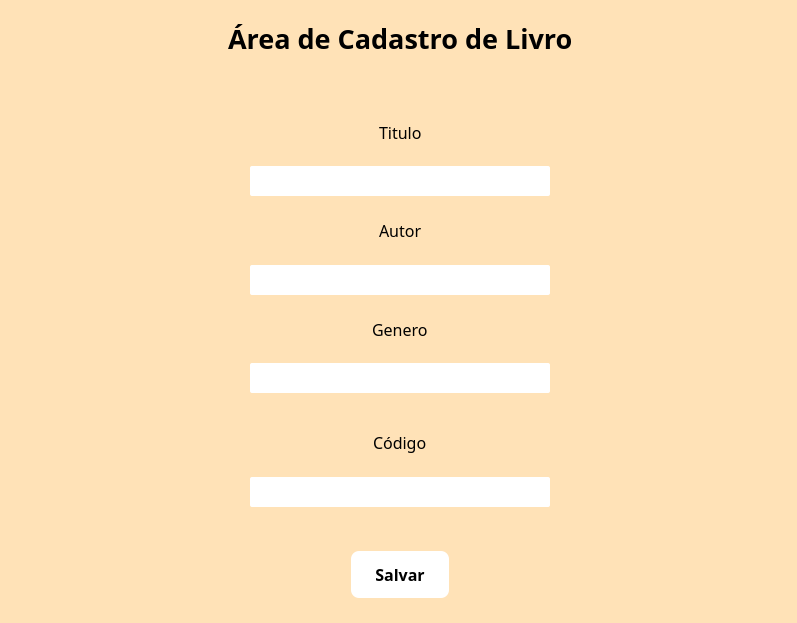
<?xml version="1.0" encoding="UTF-8"?>
<ui version="4.0">
 <class>MainWindow</class>
 <widget class="QMainWindow" name="MainWindow">
  <property name="geometry">
   <rect>
    <x>0</x>
    <y>0</y>
    <width>797</width>
    <height>623</height>
   </rect>
  </property>
  <property name="windowTitle">
   <string>MainWindow</string>
  </property>
  <widget class="QWidget" name="centralwidget">
   <property name="styleSheet">
    <string notr="true">background-color: rgb(255, 226, 183);</string>
   </property>
   <widget class="QWidget" name="verticalLayoutWidget">
    <property name="geometry">
     <rect>
      <x>0</x>
      <y>0</y>
      <width>801</width>
      <height>621</height>
     </rect>
    </property>
    <layout class="QVBoxLayout" name="verticalLayout">
     <item>
      <spacer name="verticalSpacer_2">
       <property name="orientation">
        <enum>Qt::Vertical</enum>
       </property>
       <property name="sizeHint" stdset="0">
        <size>
         <width>20</width>
         <height>40</height>
        </size>
       </property>
      </spacer>
     </item>
     <item>
      <layout class="QHBoxLayout" name="horizontalLayout">
       <item>
        <spacer name="horizontalSpacer">
         <property name="orientation">
          <enum>Qt::Horizontal</enum>
         </property>
         <property name="sizeHint" stdset="0">
          <size>
           <width>40</width>
           <height>20</height>
          </size>
         </property>
        </spacer>
       </item>
       <item>
        <layout class="QVBoxLayout" name="verticalLayout_6">
         <property name="spacing">
          <number>0</number>
         </property>
         <property name="sizeConstraint">
          <enum>QLayout::SetDefaultConstraint</enum>
         </property>
         <property name="leftMargin">
          <number>0</number>
         </property>
         <property name="topMargin">
          <number>0</number>
         </property>
         <item alignment="Qt::AlignHCenter">
          <widget class="QLabel" name="label_16">
           <property name="maximumSize">
            <size>
             <width>16777214</width>
             <height>30</height>
            </size>
           </property>
           <property name="font">
            <font>
             <family>Bonello,regular</family>
             <pointsize>20</pointsize>
             <weight>75</weight>
             <bold>true</bold>
            </font>
           </property>
           <property name="styleSheet">
            <string notr="true">  font-family: 'Bonello', regular;
  font-weight: bold;
  letter-spacing: .2rem;</string>
           </property>
           <property name="inputMethodHints">
            <set>Qt::ImhNone</set>
           </property>
           <property name="text">
            <string>Área de Cadastro de Livro</string>
           </property>
           <property name="scaledContents">
            <bool>false</bool>
           </property>
           <property name="wordWrap">
            <bool>false</bool>
           </property>
          </widget>
         </item>
         <item>
          <spacer name="verticalSpacer_3">
           <property name="orientation">
            <enum>Qt::Vertical</enum>
           </property>
           <property name="sizeHint" stdset="0">
            <size>
             <width>15</width>
             <height>70</height>
            </size>
           </property>
          </spacer>
         </item>
         <item alignment="Qt::AlignHCenter">
          <widget class="QLabel" name="label_17">
           <property name="maximumSize">
            <size>
             <width>16777215</width>
             <height>25</height>
            </size>
           </property>
           <property name="font">
            <font>
             <family>Bonello,regular</family>
             <pointsize>-1</pointsize>
            </font>
           </property>
           <property name="styleSheet">
            <string notr="true">  font-family: 'Bonello', regular;
  font-size: 16px;</string>
           </property>
           <property name="text">
            <string>Titulo</string>
           </property>
          </widget>
         </item>
         <item>
          <spacer name="verticalSpacer_4">
           <property name="orientation">
            <enum>Qt::Vertical</enum>
           </property>
           <property name="sizeHint" stdset="0">
            <size>
             <width>20</width>
             <height>25</height>
            </size>
           </property>
          </spacer>
         </item>
         <item alignment="Qt::AlignHCenter">
          <widget class="QLineEdit" name="inputTitulo">
           <property name="styleSheet">
            <string notr="true">background-color:white;
border-radius: 2px;
border: none;
width:300px;
height: 30px</string>
           </property>
          </widget>
         </item>
         <item>
          <spacer name="verticalSpacer_5">
           <property name="orientation">
            <enum>Qt::Vertical</enum>
           </property>
           <property name="sizeHint" stdset="0">
            <size>
             <width>20</width>
             <height>25</height>
            </size>
           </property>
          </spacer>
         </item>
         <item alignment="Qt::AlignHCenter">
          <widget class="QLabel" name="label_18">
           <property name="maximumSize">
            <size>
             <width>16777215</width>
             <height>25</height>
            </size>
           </property>
           <property name="font">
            <font>
             <family>Bonello,regular</family>
             <pointsize>-1</pointsize>
            </font>
           </property>
           <property name="styleSheet">
            <string notr="true">  font-family: 'Bonello', regular;
  font-size: 16px;</string>
           </property>
           <property name="text">
            <string>Autor</string>
           </property>
          </widget>
         </item>
         <item>
          <spacer name="verticalSpacer_6">
           <property name="orientation">
            <enum>Qt::Vertical</enum>
           </property>
           <property name="sizeHint" stdset="0">
            <size>
             <width>20</width>
             <height>25</height>
            </size>
           </property>
          </spacer>
         </item>
         <item alignment="Qt::AlignHCenter">
          <widget class="QLineEdit" name="lineEdit_2">
           <property name="styleSheet">
            <string notr="true">background-color:white;
border-radius: 2px;
border: none;
width:300px;
height: 30px</string>
           </property>
          </widget>
         </item>
         <item>
          <spacer name="verticalSpacer_7">
           <property name="orientation">
            <enum>Qt::Vertical</enum>
           </property>
           <property name="sizeHint" stdset="0">
            <size>
             <width>20</width>
             <height>25</height>
            </size>
           </property>
          </spacer>
         </item>
         <item alignment="Qt::AlignHCenter">
          <widget class="QLabel" name="label_19">
           <property name="maximumSize">
            <size>
             <width>16777215</width>
             <height>25</height>
            </size>
           </property>
           <property name="font">
            <font>
             <family>Bonello,regular</family>
             <pointsize>-1</pointsize>
            </font>
           </property>
           <property name="styleSheet">
            <string notr="true">  font-family: 'Bonello', regular;
  font-size: 16px;</string>
           </property>
           <property name="text">
            <string>Genero</string>
           </property>
          </widget>
         </item>
         <item>
          <spacer name="verticalSpacer_8">
           <property name="orientation">
            <enum>Qt::Vertical</enum>
           </property>
           <property name="sizeHint" stdset="0">
            <size>
             <width>20</width>
             <height>25</height>
            </size>
           </property>
          </spacer>
         </item>
         <item alignment="Qt::AlignHCenter">
          <widget class="QLineEdit" name="lineEdit_3">
           <property name="styleSheet">
            <string notr="true">background-color:white;
border-radius: 2px;
border: none;
width:300px;
height: 30px</string>
           </property>
          </widget>
         </item>
         <item>
          <spacer name="verticalSpacer_9">
           <property name="orientation">
            <enum>Qt::Vertical</enum>
           </property>
           <property name="sizeHint" stdset="0">
            <size>
             <width>20</width>
             <height>40</height>
            </size>
           </property>
          </spacer>
         </item>
         <item alignment="Qt::AlignHCenter">
          <widget class="QLabel" name="label_20">
           <property name="maximumSize">
            <size>
             <width>16777215</width>
             <height>25</height>
            </size>
           </property>
           <property name="font">
            <font>
             <family>Bonello,regular</family>
             <pointsize>-1</pointsize>
            </font>
           </property>
           <property name="styleSheet">
            <string notr="true">  font-family: 'Bonello', regular;
  font-size: 16px;</string>
           </property>
           <property name="frameShadow">
            <enum>QFrame::Plain</enum>
           </property>
           <property name="lineWidth">
            <number>1</number>
           </property>
           <property name="text">
            <string>Código</string>
           </property>
           <property name="textFormat">
            <enum>Qt::AutoText</enum>
           </property>
           <property name="scaledContents">
            <bool>false</bool>
           </property>
           <property name="alignment">
            <set>Qt::AlignLeading|Qt::AlignLeft|Qt::AlignVCenter</set>
           </property>
           <property name="indent">
            <number>-1</number>
           </property>
          </widget>
         </item>
         <item>
          <spacer name="verticalSpacer_10">
           <property name="orientation">
            <enum>Qt::Vertical</enum>
           </property>
           <property name="sizeHint" stdset="0">
            <size>
             <width>20</width>
             <height>25</height>
            </size>
           </property>
          </spacer>
         </item>
         <item alignment="Qt::AlignHCenter">
          <widget class="QLineEdit" name="lineEdit_4">
           <property name="styleSheet">
            <string notr="true">background-color:white;
border-radius: 2px;
border: none;
width:300px;
height: 30px</string>
           </property>
          </widget>
         </item>
        </layout>
       </item>
       <item>
        <spacer name="horizontalSpacer_2">
         <property name="orientation">
          <enum>Qt::Horizontal</enum>
         </property>
         <property name="sizeHint" stdset="0">
          <size>
           <width>40</width>
           <height>20</height>
          </size>
         </property>
        </spacer>
       </item>
      </layout>
     </item>
     <item>
      <spacer name="verticalSpacer_11">
       <property name="orientation">
        <enum>Qt::Vertical</enum>
       </property>
       <property name="sizeHint" stdset="0">
        <size>
         <width>20</width>
         <height>55</height>
        </size>
       </property>
      </spacer>
     </item>
     <item alignment="Qt::AlignHCenter">
      <widget class="QPushButton" name="button">
       <property name="font">
        <font>
         <family>Betty,regular</family>
         <pointsize>-1</pointsize>
         <weight>75</weight>
         <bold>true</bold>
        </font>
       </property>
       <property name="styleSheet">
        <string notr="true">  background:white;
letter-spacing: .2rem;
  color: black; /* Texto branco */
  font-family: 'Betty', regular;
  font-size: 16px;
  font-weight: bold;
  padding: 12px 24px; /* Tamanho do botão */
  border: none; /* Remove bordas padrão */

  border-radius: 8px; /* Bordas arredondadas */
  cursor: pointer; /* Cursor de ponteiro ao passar o mouse */
  box-shadow: 0 4px 6px rgba(0, 0, 0, 0.1); /* Sombra suave */
  transition: all 0.3s ease-in-out; /* Animação suave */</string>
       </property>
       <property name="text">
        <string>Salvar</string>
       </property>
      </widget>
     </item>
     <item>
      <spacer name="verticalSpacer">
       <property name="orientation">
        <enum>Qt::Vertical</enum>
       </property>
       <property name="sizeHint" stdset="0">
        <size>
         <width>20</width>
         <height>40</height>
        </size>
       </property>
      </spacer>
     </item>
    </layout>
   </widget>
  </widget>
 </widget>
 <resources/>
 <connections/>
</ui>
